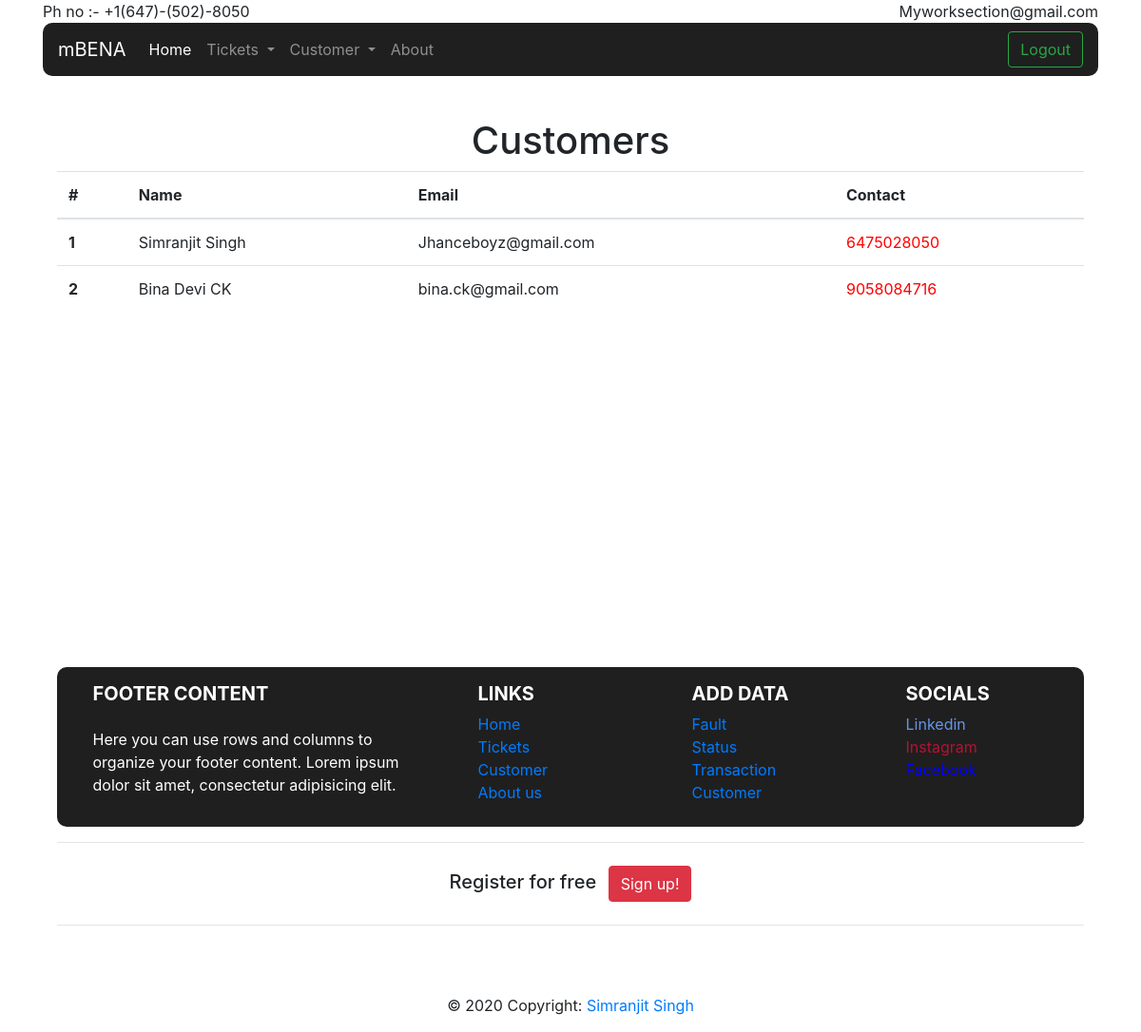
The app's page /estore/searchcustomer/ (signed in), older data.
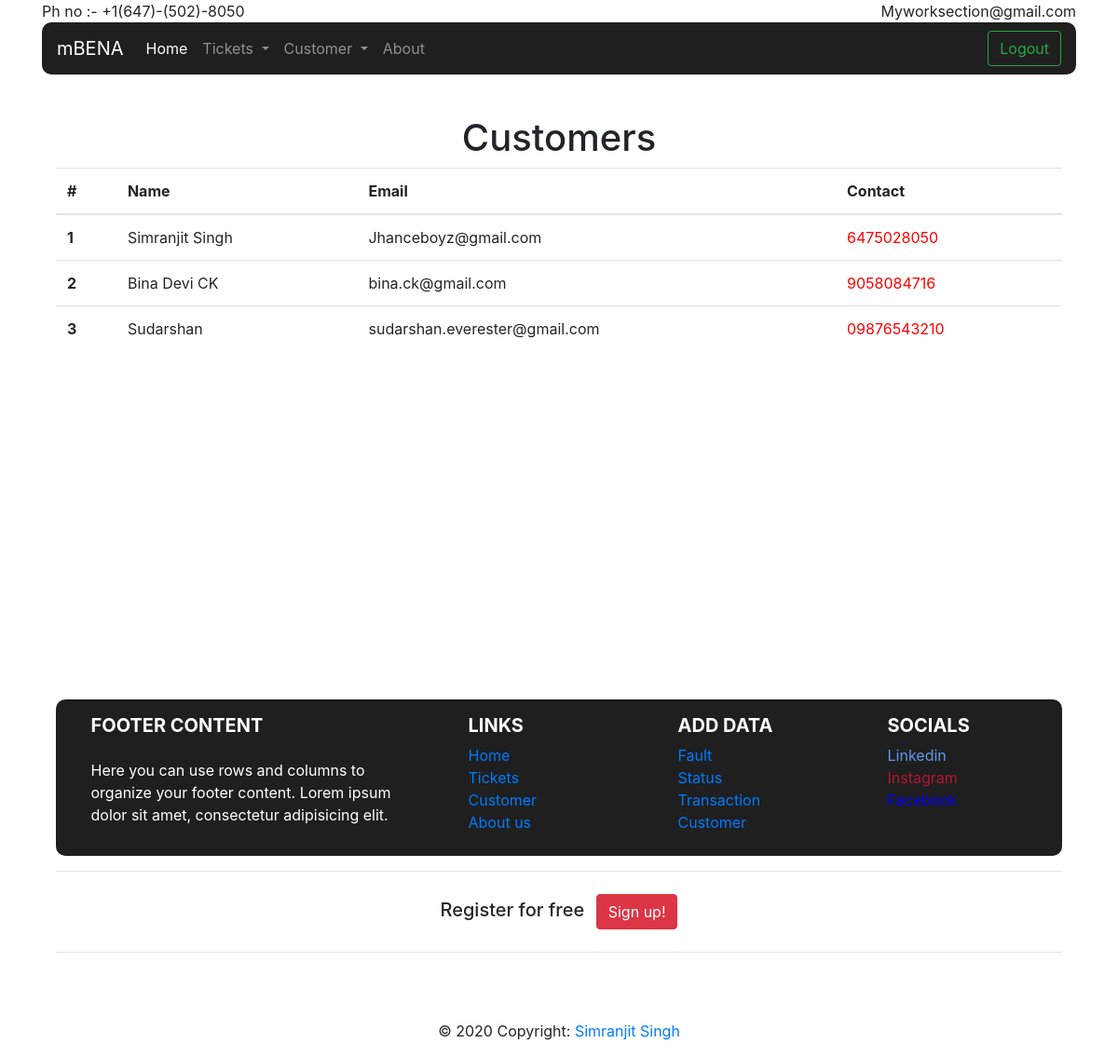
The same page, newer data.
### eStore/models.py (models this page shows, shortened)
class Customer(models.Model):
    name = models.CharField(max_length=64)
    email = models.EmailField( max_length=254)
    phonenumber = models.CharField(max_length=12)

### eStore/views.py (the view)
# urls.py: path("searchcustomer/", views.searchcustomer, name="searchcustomer"),
def searchcustomer(request):
    if request.user.is_authenticated:
        return render(request, 'searchcustomer.html',{
            "Customer": Customer.objects.all()
        })
    else:
        return HttpResponseRedirect(reverse('homepage'))

### eStore/templates/searchcustomer.html
{% extends 'layout.html' %}
{% block body %}
<div class="container" style="margin-top: 4%;">
<h1 style="text-align: center;">Customers</h1>
<table class="table">
    <thead>
      <tr>
        <th scope="col">#</th>
        <th scope="col">Name</th>
        <th scope="col">Email</th>
        <th scope="col">Contact</th>
      </tr>
    </thead>
    <tbody>
        {% for customer in Customer %}
        <tr>
            <th scope="row">{{customer.id}}</th>
            <td>{{customer.name}}</td>
            <td>{{customer.email}}</td>
            <td style="color: red;">{{customer.phonenumber}}</td>
          </tr>
        {% endfor %}
    </tbody>
  </table>
</div>
{% endblock body %}

Row changes from the older to the newer data that the page shows:
added Customer: id "3", name "Sudarshan", email "sudarshan.everester@gmail.com", phonenumber "09876543210"
